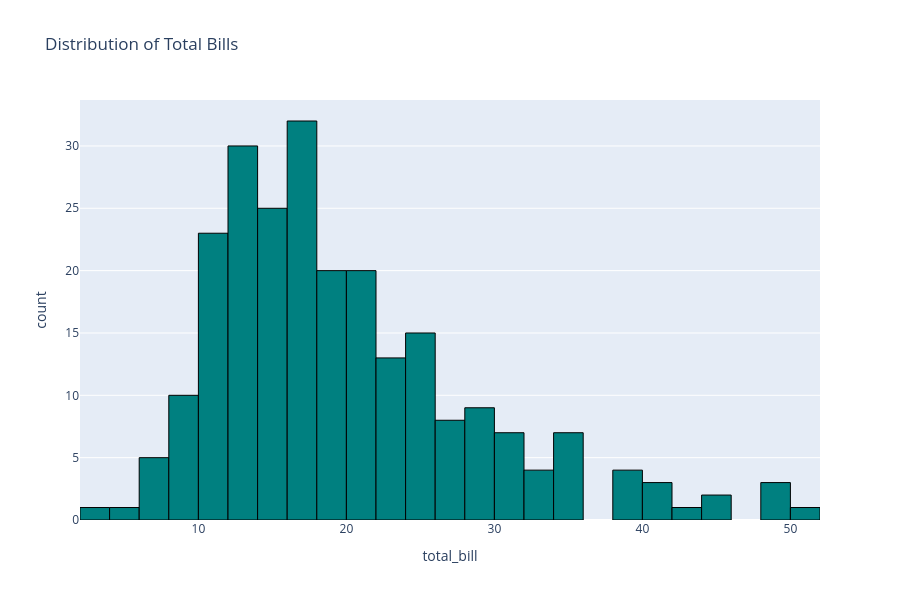

Source (notebook cell):
### Code cell
fig = px.histogram(data_frame = df_tips,
                   x = 'total_bill',

                   title = 'Distribution of Total Bills',
                   color_discrete_sequence=['teal'],
                   width = 900,
                   height = 600
                   )

fig.update_traces(marker=dict(line=dict(color='black', width=1)))
fig.show()

### Figure 1 — Plotly figure (JSON) as saved in the notebook; plotly's stock layout.template omitted (floating-point values rounded to 4 significant figures; data arrays with more than 128 entries replaced by an {"elided": "..."} marker saying what was removed)
{"data": [{"bingroup": "x", "hovertemplate": "total_bill=%{x}<br>count=%{y}<extra></extra>", "legendgroup": "", "marker": {"color": "teal", "line": {"color": "black", "width": 1}, "pattern": {"shape": ""}}, "name": "", "orientation": "v", "showlegend": false, "type": "histogram", "x": {"elided": "244 float values"}, "xaxis": "x", "yaxis": "y"}], "layout": {"barmode": "relative", "height": 600, "legend": {"tracegroupgap": 0}, "title": {"text": "Distribution of Total Bills"}, "width": 900, "xaxis": {"anchor": "y", "domain": [0, 1], "title": {"text": "total_bill"}}, "yaxis": {"anchor": "x", "domain": [0, 1], "title": {"text": "count"}}}}
